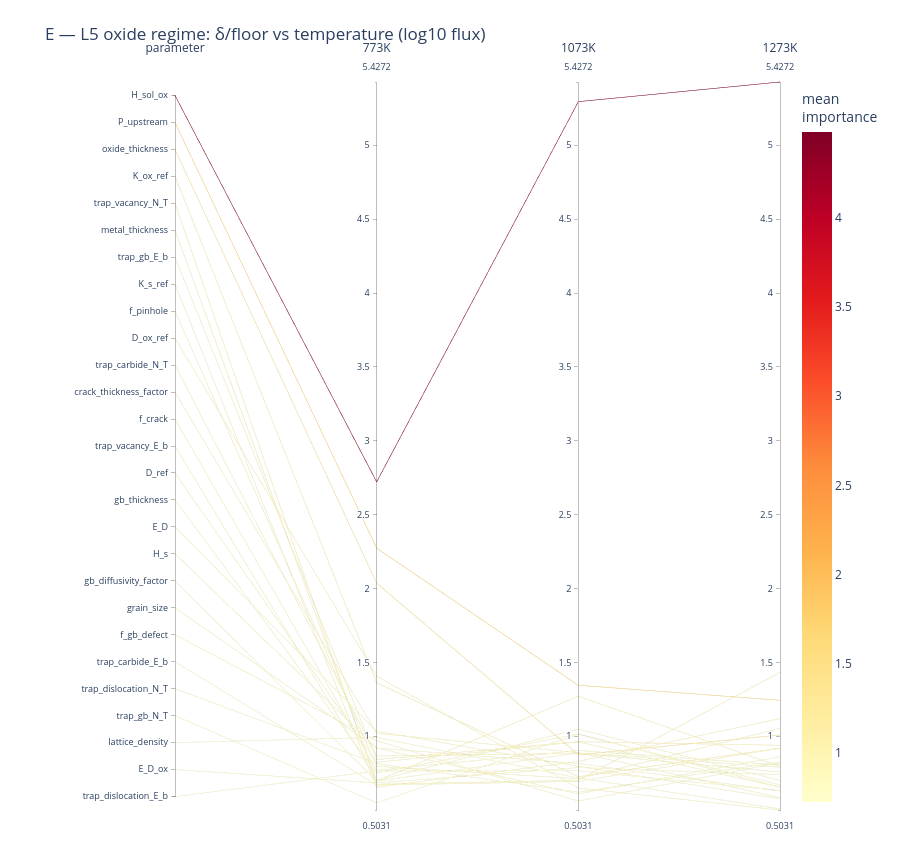
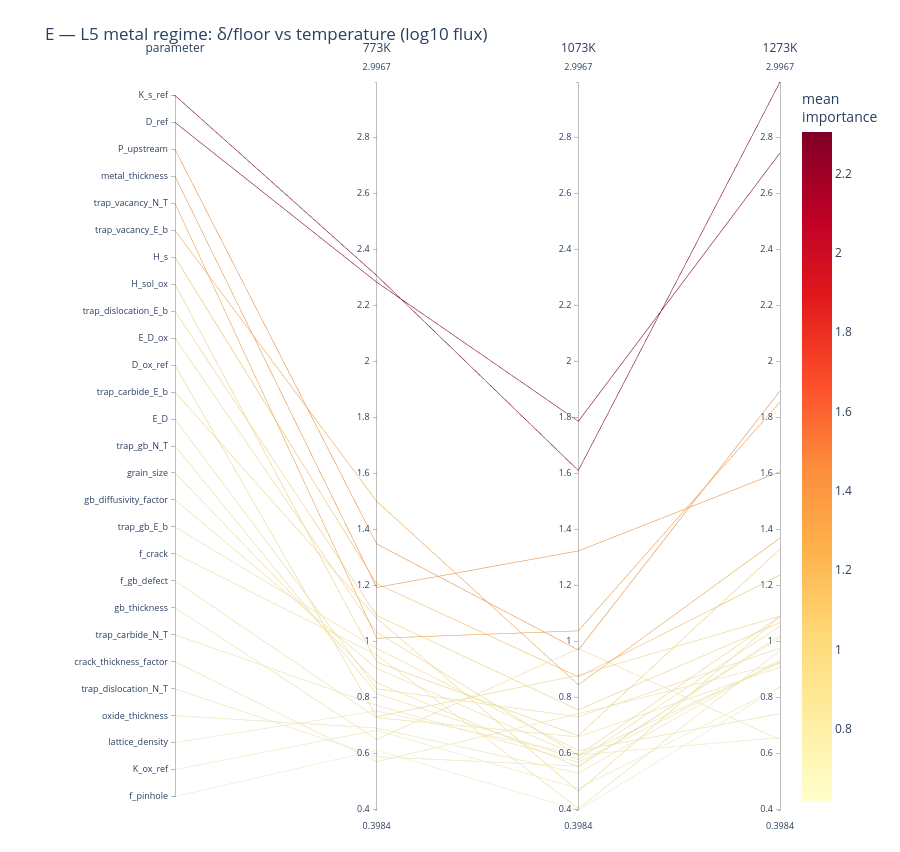

The cell these charts' notebook holds for them, in order:
### Markdown cell above
## E — δ/floor shift across temperature (L5-specific)

One plot per regime. Each line is a **parameter**; axes are the three temperatures; height =
`delta_over_floor` for log10(flux). This is the view the L5L6 notebook has no equivalent of,
because only the L5 study is run isothermally.

A line that rises steeply from left to right is a parameter that only becomes resolvable at
high temperature — `H_sol_ox` in the oxide regime is the clearest case. Lines hugging 1.0
across all three temperatures are noise at every temperature.

### Code cell
figsE = {}
for r in REGIMES:
    sub = routeB[(routeB.metric == 'flux') & (routeB.regime == r)]
    matE = sub.pivot(index='parameter', columns='temperature_K',
                     values='delta_over_floor')
    matE.columns = [f'{int(c)}K' for c in matE.columns]
    matE = matE.reset_index()
    tcols = tuple(f'{int(t)}K' for t in TEMPS)
    figsE[r] = parallel_coordinates_sensitivity(
        matE, regimes=tcols,
        title=f'E — L5 {r} regime: δ/floor vs temperature (log10 flux)',
        save_html=os.path.join(FIG_DIR, f'pcp_E_vs_T_{r}.html'))
    best = matE.set_index('parameter')[list(tcols)].max(axis=1).nlargest(3)
    print(f"{r:8s} top-3 by best δ/floor: {best.round(2).to_dict()}")

for r in REGIMES:
    figsE[r].show()

### Figure 1 — Plotly figure (JSON) as saved in the notebook; plotly's stock layout.template omitted (floating-point values rounded to 4 significant figures)
{"data": [{"dimensions": [{"label": "parameter", "range": [-0.5, 26.5], "ticktext": ["H_sol_ox", "P_upstream", "oxide_thickness", "K_ox_ref", "trap_vacancy_N_T", "metal_thickness", "trap_gb_E_b", "K_s_ref", "f_pinhole", "D_ox_ref", "trap_carbide_N_T", "crack_thickness_factor", "f_crack", "trap_vacancy_E_b", "D_ref", "gb_thickness", "E_D", "H_s", "gb_diffusivity_factor", "grain_size", "f_gb_defect", "trap_carbide_E_b", "trap_dislocation_N_T", "trap_gb_N_T", "lattice_density", "E_D_ox", "trap_dislocation_E_b"], "tickvals": [26, 25, 24, 23, 22, 21, 20, 19, 18, 17, 16, 15, 14, 13, 12, 11, 10, 9, 8, 7, 6, 5, 4, 3, 2, 1, 0], "values": [26, 25, 24, 23, 22, 21, 20, 19, 18, 17, 16, 15, 14, 13, 12, 11, 10, 9, 8, 7, 6, 5, 4, 3, 2, 1, 0]}, {"label": "773K", "range": [0.5031, 5.427], "values": [2.722, 2.274, 2.037, 1.363, 0.6772, 0.6997, 0.8447, 0.6573, 0.7988, 1.408, 0.8679, 1.022, 0.7713, 0.7021, 0.8255, 0.7536, 1.036, 0.9219, 0.6983, 0.9224, 0.9709, 0.6718, 0.8164, 0.5512, 0.9939, 0.6864, 0.7664]}, {"label": "1073K", "range": [0.5031, 5.427], "values": [5.294, 1.347, 0.8771, 0.7286, 0.7044, 1.272, 0.9649, 0.8317, 0.7147, 0.6514, 0.886, 0.8907, 0.9058, 1.05, 0.9639, 1.017, 0.7979, 0.6123, 0.889, 0.8176, 0.5635, 0.6965, 0.6237, 1.017, 0.7198, 0.7904, 0.7691]}, {"label": "1273K", "range": [0.5031, 5.427], "values": [5.427, 1.245, 1.011, 0.9221, 1.435, 0.7981, 0.9408, 1.122, 1.055, 0.5031, 0.7602, 0.5866, 0.8076, 0.703, 0.6569, 0.6584, 0.5791, 0.8642, 0.7923, 0.6323, 0.8224, 0.9208, 0.8282, 0.6734, 0.5105, 0.7421, 0.6346]}], "labelangle": 0, "labelfont": {"size": 12}, "labelside": "top", "line": {"color": [4.481, 1.622, 1.308, 1.005, 0.9388, 0.9234, 0.9168, 0.8702, 0.8563, 0.8542, 0.838, 0.8331, 0.8282, 0.8183, 0.8155, 0.8097, 0.8044, 0.7995, 0.7932, 0.7908, 0.7856, 0.763, 0.7561, 0.747, 0.7414, 0.7396, 0.7234], "colorbar": {"title": {"text": "mean<br>importance"}}, "colorscale": [[0, "rgb(255,255,204)"], [0.125, "rgb(255,237,160)"], [0.25, "rgb(254,217,118)"], [0.375, "rgb(254,178,76)"], [0.5, "rgb(253,141,60)"], [0.625, "rgb(252,78,42)"], [0.75, "rgb(227,26,28)"], [0.875, "rgb(189,0,38)"], [1, "rgb(128,0,38)"]], "showscale": true}, "rangefont": {"size": 9}, "tickfont": {"size": 9}, "type": "parcoords"}], "layout": {"font": {"size": 12}, "height": 852, "margin": {"b": 40, "l": 175, "r": 120, "t": 80}, "title": {"text": "E — L5 oxide regime: δ/floor vs temperature (log10 flux)"}}}

### Figure 2 — Plotly figure (JSON) as saved in the notebook; plotly's stock layout.template omitted (floating-point values rounded to 4 significant figures)
{"data": [{"dimensions": [{"label": "parameter", "range": [-0.5, 26.5], "ticktext": ["K_s_ref", "D_ref", "P_upstream", "metal_thickness", "trap_vacancy_N_T", "trap_vacancy_E_b", "H_s", "H_sol_ox", "trap_dislocation_E_b", "E_D_ox", "D_ox_ref", "trap_carbide_E_b", "E_D", "trap_gb_N_T", "grain_size", "gb_diffusivity_factor", "trap_gb_E_b", "f_crack", "f_gb_defect", "gb_thickness", "trap_carbide_N_T", "crack_thickness_factor", "trap_dislocation_N_T", "oxide_thickness", "lattice_density", "K_ox_ref", "f_pinhole"], "tickvals": [26, 25, 24, 23, 22, 21, 20, 19, 18, 17, 16, 15, 14, 13, 12, 11, 10, 9, 8, 7, 6, 5, 4, 3, 2, 1, 0], "values": [26, 25, 24, 23, 22, 21, 20, 19, 18, 17, 16, 15, 14, 13, 12, 11, 10, 9, 8, 7, 6, 5, 4, 3, 2, 1, 0]}, {"label": "773K", "range": [0.3984, 2.997], "values": [2.306, 2.282, 1.348, 1.193, 1.011, 1.5, 1.206, 0.9264, 1.092, 1.033, 0.7312, 1.083, 0.8305, 0.8133, 0.8526, 0.9033, 0.9748, 0.9524, 0.7276, 0.6504, 0.7721, 0.5709, 0.5886, 0.6909, 0.7519, 0.6828, 0.6117]}, {"label": "1073K", "range": [0.3984, 2.997], "values": [1.61, 1.786, 0.9696, 1.323, 1.038, 0.8451, 0.8738, 0.6637, 0.7557, 0.5933, 0.8794, 0.4647, 0.7308, 0.5787, 0.5521, 0.5918, 0.6102, 0.4041, 0.6593, 0.9744, 0.5686, 0.7418, 0.5552, 0.5301, 0.5954, 0.4756, 0.3984]}, {"label": "1273K", "range": [0.3984, 2.997], "values": [2.997, 2.744, 1.894, 1.606, 1.854, 1.369, 1.237, 1.33, 1.067, 1.09, 1.09, 1.089, 0.976, 1.055, 1.021, 0.9234, 0.7419, 0.9684, 0.9082, 0.6493, 0.9288, 0.9226, 1.013, 0.9348, 0.6566, 0.8367, 0.8371]}], "labelangle": 0, "labelfont": {"size": 12}, "labelside": "top", "line": {"color": [2.304, 2.271, 1.404, 1.374, 1.301, 1.238, 1.106, 0.9733, 0.9718, 0.9053, 0.9003, 0.879, 0.8458, 0.8156, 0.8086, 0.8062, 0.7757, 0.775, 0.765, 0.758, 0.7565, 0.7451, 0.7191, 0.7186, 0.668, 0.6651, 0.6157], "colorbar": {"title": {"text": "mean<br>importance"}}, "colorscale": [[0, "rgb(255,255,204)"], [0.125, "rgb(255,237,160)"], [0.25, "rgb(254,217,118)"], [0.375, "rgb(254,178,76)"], [0.5, "rgb(253,141,60)"], [0.625, "rgb(252,78,42)"], [0.75, "rgb(227,26,28)"], [0.875, "rgb(189,0,38)"], [1, "rgb(128,0,38)"]], "showscale": true}, "rangefont": {"size": 9}, "tickfont": {"size": 9}, "type": "parcoords"}], "layout": {"font": {"size": 12}, "height": 852, "margin": {"b": 40, "l": 175, "r": 120, "t": 80}, "title": {"text": "E — L5 metal regime: δ/floor vs temperature (log10 flux)"}}}
